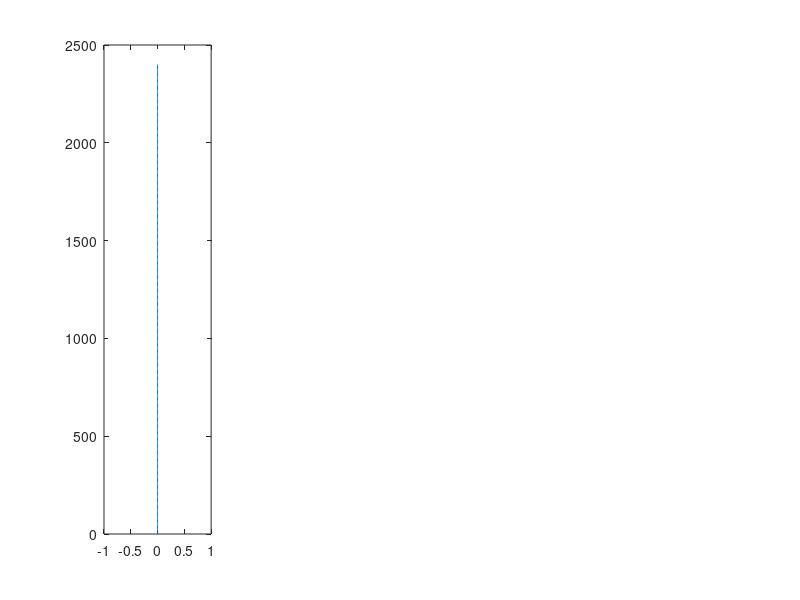

The MATLAB script that drew this image: (Note: this script raises an error after producing the figure.)
% Script to solve coupled ice shell thermal and stress evolution
% This version of the code is meant to reproduce Nimmo (2004) - Volume
% change effect. The basic idea is that the ice shell begins as 2.4 km
% thick and with a temperature evolution given by the stefan solution.
% I was basically unable to reproduce Nimmo's results
%
%
% Max Rudolph, March 19, 2020
clear;
close all;

use_analytic_temperature = false; % whether to solve the energy equation or use an analytic solution (true)

% Numerical parameters
nr = 401; % number of grid points
relaxation_parameter=.05; % used in nonlinear loop.
maxiter=300;
% Define physical constants and parameters
% Physical constants
seconds_in_year = 3.1558e7;
R=8.314e-3;     % in kJ/mol/K
% Boundary conditions and internal heating
H=0; % internal heating rate.
Tb=270;
Ts=100;
Ro = 1500*1000;             % outer radius of ice shell (m)
initial_thickness = 2400;
Ri = Ro-initial_thickness;         % inner radius of ice shell (m)
Rc = 1.60e5;             % core radius (m)
% Elastic and Viscous properties
E = 5e9;        % shear modulus of ice (Pa)
nu = 0.3;      % Poisson ratio of ice (-)
beta_w = 4e-10; % Compressibility of water (1/Pa)
alpha_l = 1e-4*0; % coefficient of linear thermal expansion ( alpha_v/3 ) (1/K)
rho_i=900;      % density of ice (kg/m^3)
rho_w=1000;     % density of water (kg/m^3)
Q=40;           % activation energy, kJ/mol, Nimmo 2004 (kJ/mol)
mub=1e15;       % basal viscosity (Pa-s)
mu = @(T) mub*exp(Q*(Tb-T)/R/Tb./T); % function to evaluate viscosity in Pa-s given T
% Thermal properties
Cp = 2100; %heat capacity of ice J/kg/K
kappa = 1e-6;% m/s/s
k=kappa*rho_i*Cp;

% Benchmark-specific things
% temperature solution
lam1 = 0.65;
cooling_age = @(zm) (zm/2/lam1)^2/kappa;
initial_cooling_age = cooling_age(initial_thickness);
zm = @(t) 2*lam1*sqrt(kappa*t);
dTdt = @(z,t) -(Tb-Ts)/erf(lam1)*exp(-z.^2/4/kappa/t).*z/(2*sqrt(pi*kappa*t^3));
stefan_T = @(z,t)  erf( (z)/2./sqrt(kappa*t) )/erf(lam1)*(Tb-Ts)+Ts;
% If solving the energy equation, we need the right value of L
% corresponding to lam1 = 0.65
Lf = exp(-lam1^2)/lam1/erf(lam1) * Cp*(Tb-Ts)/sqrt(pi);% Turcotte and Schubert Equation 4.141

% calculate maxwell time at 100, 270
fprintf('Maxwell time at surface, base %.2e %.2e\n',mu(100)/E,mu(Tb)/E);
fprintf('Thermal diffusion timescale %.2e\n',(4e4)^2/kappa);
% set end time and grid resolution
t_end = 90e6*seconds_in_year;
% dt = 1e4*seconds_in_year; % time step in seconds
dtmax = 1e4*seconds_in_year;
dtmin = seconds_in_year;
% dt1 = 3600; % size of first timestep
% times = logspace(log10(dt1),log10(t_end+dt1),1e4)-dt1;
plot_interval = t_end;
save_interval = 1e5*seconds_in_year;
save_depths = [0 1 2 3 5]*1000;
nsave = ceil(t_end/save_interval) + 1; nsave_depths = length(save_depths);
sigma_t_store = zeros(nsave_depths,nsave);

% set up the grid
grid_r = linspace(Ri,Ro,nr); % set up the grid

% initialize solution vectors (IC)
sigma_r_last = zeros(nr,1); % initial stresses
sigma_t_last = zeros(nr,1); % initial stresses
T_last = linspace(Tb,Ts,nr)';
% stefan initial condition
eta = (Ro-grid_r)/2/sqrt(kappa*initial_cooling_age);
theta = erf(eta)/erf(lam1);
T_last(:) = theta*(Tb-Ts)+Ts;
% initialize with a stefan solution corresponding to initial thickness
er_last = zeros(nr,1); % strains
et_last = zeros(nr,1);
ur_last = zeros(nr,1);      % displacement
z_last = 0; % total amount of thickening
Pex_last = 0; %initial overpressure

% Set up plot
hf2=figure();

plot_times = [0.0 0.8 1.6 3.2 6.4 12 24 46 90]*1e6*seconds_in_year; iplot=2;
hf=figure(2);
subplot(1,4,1); % sigma_r and sigma_t
h=plot(sigma_r_last,Ro-grid_r); hold on;
plot(sigma_r_last,Ro-grid_r,'--','Color',h.Color);
% h=legend('\sigma_r','\sigma_t','Interpreter','tex'); h.AutoUpdate=false;
title('Stress (Pa)','Interpreter','tex');
ylabel('r (m)');
set(gca,'YDir','reverse');
subplot(1,4,2); % e_r and e_t
h=plot( sigma_r_last,Ro-grid_r); hold on;
plot( sigma_r_last,Ro-grid_r,'--','Color',h.Color); hold on;
% h=legend('r','t'); h.AutoUpdate=false;
title('Strain (-)','Interpreter','tex');
set(gca,'YDir','reverse');
subplot(1,4,3); % temperature
plot(T_last,Ro-grid_r); hold on; title('T (K)','Interpreter','tex'); set(gca,'YDir','reverse');
subplot(1,4,4); % radial displacement (u)
plot(ur_last,Ro-grid_r); hold on; title('u_r');
set(gca,'YDir','reverse');
last_plot_time = 0;

fig1a.h = figure(); % Nimmo's Figure 1a
subplot(2,1,1);
[ax,h1,h2]=plotyy((Ro-grid_r)/1e3,sigma_t_last/1e6,(Ro-grid_r)/1e3,T_last);
fig1a.ax = ax;
h2.Color = h1.Color;
h2.LineStyle = '--';
hold(ax(1)); hold(ax(2));
set(ax,'Xlim',[0 20]);
set(ax(1),'YLim',[-5 40]);
set(ax(1),'YTick',[-5:5:40]);
set(ax(2),'YTick',[100:20:180]);
set(ax(1),'YTickLabelMode','auto');
ylabel(ax(1),'Tangential Stress (MPa)');
xlabel(ax(1),'Depth (km)');
ylabel(ax(2),'Temperature (K)');
set(ax(2),'YLim',[100 180]);

time=0; itime=1;
% save initial state
isave = 1;
sigma_t_store(:,isave) = interp1(Ro-grid_r,sigma_t_last,save_depths);
time_store(isave) = time;
last_store = time; isave = isave+1;


while time < t_end
    % In each timestep, we do the following
    % 1. Calculate the amount of basal freeze-on and advance the mesh
    % 2. Solve the heat equation using an implicit method
    % 3. Solve for sigma_r
    % 4. Calculate sigma_t
    % 5. Calculate the radial displacements u(r)
    
    % 2. Calculate thickening
    % basal heat flux
    %     qb = -k*(T(2)-T(1))/(grid_r(2)-grid_r(1)); % W/m^2
    % thickening would be dx/dt = qb/(L*rho_i)
    %     delta_rb = dt*qb/Lf/rho_i;
    %     z = z_last + delta_rb;
    
    % calculate the timestep
    if( use_analytic_temperature )
        delta = Inf;
        dt=dtmax*2;
        while abs(delta) > (grid_r(2)-grid_r(1))/2 && dt >= dtmin
            dt = dt/2;
            new_thickness = zm(initial_cooling_age+time+dt);
            delta = new_thickness - (Ro-grid_r(1));
        end
        fprintf('Timestep %e elapsed time %e\n',dt,time+dt);
        z=new_thickness-initial_thickness;
        delta_rb = new_thickness-initial_thickness;
        f = (1-2*initial_thickness/Ro);
        delta_rho = (rho_w-rho_i);
        surface_uplift = (delta_rb)*(delta_rho)/rho_w*f/(1+(f*(delta_rho)/rho_w));
        
        % calculate new ocean pressure (Manga and Wang 2007, equation 5)
        %     Pex_pred = 3*Ri^2/beta_w/(Ri^3-Rc^3)*(z*(rho_w-rho_i)/rho_w-ur_last(1));% ur_last because we don't yet know the uplift
        Pex_pred = surface_uplift*E/(1-nu)*2/Ro^2*(new_thickness/4); % last term assumes elastic thickness ~1/4 total thickness
        % re-mesh onto new grid
        new_grid_r = linspace(Ri-delta_rb,Ro,nr);
        [T_last,sigma_r_last,sigma_t_last,er_last,et_last] = interpolate_solution(new_grid_r,grid_r,T_last,sigma_r_last,sigma_t_last,er_last,et_last,Tb);
        grid_r = new_grid_r; % end interpolation step
        
        % calculate d/dr(Tdot)
        %     Tdot = (T-T_last)/dt;
        %     Tdot = zeros(size(T_last));
        %     Tdot(:) = dTdt(Ro-new_grid_r,initial_cooling_age+time+dt);
        %     T = T_last + Tdot*dt;
        T = stefan_T( Ro-new_grid_r',initial_cooling_age+time+dt);
        
        dTdr_b = (T(2)-Tb)/(grid_r(2)-grid_r(1));
        Tdot = (T-T_last)/dt;
        Tdot(1) = dTdr_b*delta_rb/dt;
        dTdotdr = zeros(nr,1);
        for i=2:nr-1
            dTdotdr(i) = (Tdot(i+1)-Tdot(i-1))/(grid_r(i+1)-grid_r(i-1));
        end
        dTdotdr(nr) = (0-Tdot(nr-1))/(grid_r(nr)-grid_r(nr-1));
        %         dTdotdr(1)  = (Tdot(2)-Tdot(1))/(grid_r(2)-grid_r(1)); % First-order approximation at i=1
        dr1 = grid_r(2)-grid_r(1);
        dTdotdr(1) = 1/dr1*(2*(Tdot(2)-Tdot(1)) - (Tdot(3)-Tdot(1))/2); % 2nd order approximation to dTdr using a right-weighted stencil.
        
    else
        Tg = Tb-(T_last(2)-Tb);
        dTdr_b_last = (T_last(2)-Tg)/2/(grid_r(2)-grid_r(1));
        qb = -k*dTdr_b_last;
        
        % determine the timestep
        dt = dtmax;
        if abs(qb/Lf/rho_i*dt) > (grid_r(2)-grid_r(1))/2
            dt = (grid_r(2)-grid_r(1))/2/(qb/Lf/rho_i);
        end
        if dt < dtmin
            dt = dtmin;
        end
        % thickening would be dx/dt = qb/(L*rho_i)
        delta_rb = dt*qb/Lf/rho_i;
        new_thickness = Ro-grid_r(1)+delta_rb;
        z=new_thickness-initial_thickness;
        delta_rb = z;
        f = (1-2*initial_thickness/Ro);
        delta_rho = (rho_w-rho_i);
        surface_uplift = (delta_rb)*(delta_rho)/rho_w*f/(1+(f*(delta_rho)/rho_w));
        
        % calculate new ocean pressure (Manga and Wang 2007, equation 5)
        %     Pex_pred = 3*Ri^2/beta_w/(Ri^3-Rc^3)*(z*(rho_w-rho_i)/rho_w-ur_last(1));% ur_last because we don't yet know the uplift
        Pex_pred = surface_uplift*E/(1-nu)*2/Ro^2*(new_thickness/4); % last term assumes elastic thickness ~1/4 total thickness
        % re-mesh onto new grid
        new_grid_r = linspace(Ri-z,Ro,nr);
        [T_last,sigma_r_last,sigma_t_last,er_last,et_last] = interpolate_solution(new_grid_r,grid_r,T_last,sigma_r_last,sigma_t_last,er_last,et_last,Tb);
        grid_r = new_grid_r; % end interpolation step
        
        % 2. form discrete operators and solve the heat equation
        [T,dTdotdr] = solve_temperature_shell(grid_r,T_last,Tb,Ts,k,rho_i,Cp,H,dt,delta_rb);
        
    end
    
    % 3. Nonlinear loop over pressure.
    % because the ocean pressure depends on the uplift, we make a guess
    % (above). Using this guess, we calculate stresses, strains, and
    % displacements. Then we re-calculate the pressure using the new value
    % of radial displacement. We continue until the pressure used in the
    % calculations has converged to the pressure consistent with the
    % calculated displacement;
    for iter=1:maxiter
        if iter>1
            durdP = (1-nu)/E*Ro^2/2*1/new_thickness;
            dP = (surface_uplift-ur(end))/durdP;
            Pex = Pex + 0.1*dP;
        else
            Pex = Pex_last;
        end
        % 3a. Assemble and solve equations for radial stress
        % calculate viscosity at each node (needed by solver)
        mu_node = zeros(nr,1);
        for i=1:nr
            mu_node(i) = mu(T(i));
        end
        [sigma_r,sigma_t,sigma_rD,sigma_tD] = solve_stress_viscoelastic_shell(grid_r,mu_node,sigma_r_last,alpha_l*dTdotdr,-Pex,E,nu,dt);
        
        dT = T-T_last;
        
        dsigma_t = sigma_t - sigma_t_last;
        dsigma_r = sigma_r - sigma_r_last;
        
        de_t = 1/E*(dsigma_t-nu*(dsigma_t+dsigma_r))+alpha_l*dT + dt/2*(sigma_tD./mu_node); % change in tangential strain
        de_r = 1/E*(dsigma_r-2*nu*dsigma_t)         +alpha_l*dT + dt/2*(sigma_rD./mu_node); % HS91 equations A5-6
        er = er_last + de_r;
        et = et_last + de_t;
        ur = grid_r'.*et; %radial displacement

        % check for convergence
        if abs( ur(end)-surface_uplift )/abs(surface_uplift) < 1e-6
            fprintf('time %.2e: converged in %d iterations. actual uplift %.2e desired uplift %.2e\n',time/seconds_in_year,iter,ur(end),surface_uplift);
            break;
        elseif iter==maxiter
            error('Nonlinear loop failed to converge');
        end
    end%end nonlinear loop
    
    % 6. advance to next time step and plot (if needed)
    sigma_r_last = sigma_r;
    sigma_t_last = sigma_t;
    T_last = T;
    er_last = er;
    et_last = et;
    z_last = z;
    ur_last = ur;
    Pex_last = Pex;
    
    time = time + dt;
    
    if (time >= plot_times(iplot) || time >= t_end)
        iplot = iplot+1;
        
        figure(hf);
        subplot(1,4,1);
        h=plot(sigma_r,Ro-grid_r);
        plot(sigma_t,Ro-grid_r,'--','Color',h.Color);
        subplot(1,4,2);
        h=plot(er,Ro-grid_r);
        plot(et,Ro-grid_r,'--','Color',h.Color);
        subplot(1,4,3);
        plot(T,Ro-grid_r);
        subplot(1,4,4);
        plot(ur,Ro-grid_r);
        
        
        figure(hf2);
        plot(ur(end),sigma_t(end),'.'); hold on;
        
        figure(fig1a.h); % Nimmo's Figure 1a
        h=plot(fig1a.ax(1),(Ro-grid_r)/1e3,sigma_t_last/1e6);
        plot(fig1a.ax(2),(Ro-grid_r)/1e3,T_last,'--','Color',h.Color);
        
        
        last_plot_time = time;
        drawnow();
    end
    if (time-last_store >= save_interval || time >= t_end)
        sigma_t_store(:,isave) = interp1(Ro-grid_r,sigma_t_last,save_depths);
        time_store(isave) = time;
        last_store = time; isave = isave+1;
    end
end
%% add legends
for i=1:length(plot_times)
    labels{i} = sprintf('%.1f',plot_times(i)/seconds_in_year/1e6);
end
figure( fig1a.h );
axis(fig1a.ax(1));
legend(labels,'Location','southeast');


%% Nimmo's figure 1b
figure(fig1a.h);
labels = {};
for i=1:length(save_depths)
    labels{i} = sprintf('%.1f km',save_depths(i)/1000);
end
subplot(2,1,2);
plot(time_store(1:isave-1)/seconds_in_year/1e6,sigma_t_store(:,1:isave-1)/1e6);
legend(labels,'Location','southeast');
xlabel('Time (Myr)');
ylabel('Tangential Stress (MPa)');
set(gcf,'Color','w');
h=gcf;
h.Position(3:4) = [390 580];
if use_analytic_temperature
    saveas(gcf,'Nimmo_Figure2.eps','psc2')
else
    saveas(gcf,'Nimmo_Figure2_numerical.eps','psc2')
end

